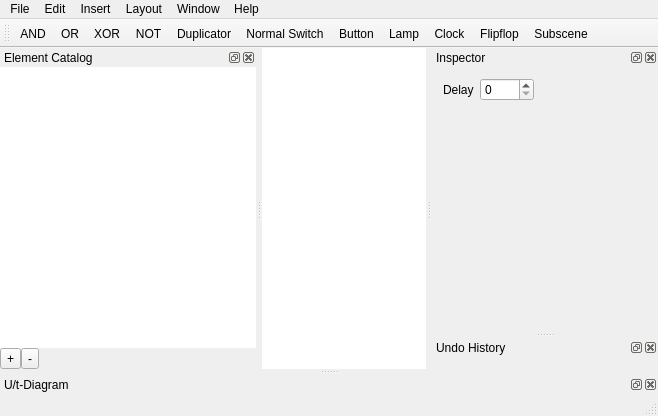
<?xml version="1.0" encoding="UTF-8"?>
<ui version="4.0">
 <class>MainWindow</class>
 <widget class="QMainWindow" name="MainWindow">
  <property name="geometry">
   <rect>
    <x>0</x>
    <y>0</y>
    <width>658</width>
    <height>416</height>
   </rect>
  </property>
  <property name="windowTitle">
   <string>Gatter</string>
  </property>
  <property name="unifiedTitleAndToolBarOnMac">
   <bool>true</bool>
  </property>
  <widget class="QWidget" name="centralWidget">
   <layout class="QVBoxLayout" name="verticalLayout">
    <property name="spacing">
     <number>0</number>
    </property>
    <property name="margin">
     <number>0</number>
    </property>
    <item>
     <widget class="GraphicsView" name="graphicsView">
      <property name="contextMenuPolicy">
       <enum>Qt::ActionsContextMenu</enum>
      </property>
      <property name="frameShape">
       <enum>QFrame::NoFrame</enum>
      </property>
      <property name="frameShadow">
       <enum>QFrame::Plain</enum>
      </property>
      <property name="renderHints">
       <set>QPainter::Antialiasing|QPainter::HighQualityAntialiasing|QPainter::TextAntialiasing</set>
      </property>
      <property name="dragMode">
       <enum>QGraphicsView::RubberBandDrag</enum>
      </property>
      <property name="cacheMode">
       <set>QGraphicsView::CacheBackground</set>
      </property>
      <property name="transformationAnchor">
       <enum>QGraphicsView::AnchorUnderMouse</enum>
      </property>
      <property name="resizeAnchor">
       <enum>QGraphicsView::AnchorUnderMouse</enum>
      </property>
      <property name="viewportUpdateMode">
       <enum>QGraphicsView::SmartViewportUpdate</enum>
      </property>
      <property name="rubberBandSelectionMode">
       <enum>Qt::ContainsItemShape</enum>
      </property>
     </widget>
    </item>
   </layout>
  </widget>
  <widget class="QMenuBar" name="menuBar">
   <property name="geometry">
    <rect>
     <x>0</x>
     <y>0</y>
     <width>658</width>
     <height>22</height>
    </rect>
   </property>
   <widget class="QMenu" name="menuFile">
    <property name="title">
     <string>File</string>
    </property>
    <addaction name="actionNew"/>
    <addaction name="actionOpen"/>
    <addaction name="actionRecent_Files"/>
    <addaction name="separator"/>
    <addaction name="actionSave"/>
    <addaction name="actionSave_As"/>
    <addaction name="separator"/>
    <addaction name="actionClose"/>
   </widget>
   <widget class="QMenu" name="menuEdit">
    <property name="title">
     <string>Edit</string>
    </property>
    <addaction name="separator"/>
    <addaction name="actionCut"/>
    <addaction name="actionCopy"/>
    <addaction name="actionPaste"/>
    <addaction name="actionDelete"/>
    <addaction name="separator"/>
    <addaction name="actionSelectAll"/>
    <addaction name="separator"/>
    <addaction name="actionPreferences"/>
   </widget>
   <widget class="QMenu" name="menuInsert">
    <property name="title">
     <string>Insert</string>
    </property>
    <widget class="QMenu" name="menuGatter">
     <property name="title">
      <string>Gatter</string>
     </property>
     <addaction name="actionInsertAND"/>
     <addaction name="actionInsertOR"/>
     <addaction name="actionInsertXOR"/>
     <addaction name="actionInsertNOT"/>
     <addaction name="actionInsertFlipflop"/>
    </widget>
    <widget class="QMenu" name="menuInputs">
     <property name="title">
      <string>Inputs</string>
     </property>
     <addaction name="actionInsertSwitch"/>
     <addaction name="actionInsertButton"/>
     <addaction name="actionInsertClock"/>
    </widget>
    <widget class="QMenu" name="menuOutputs">
     <property name="title">
      <string>Outputs</string>
     </property>
     <addaction name="actionInsertLamp"/>
     <addaction name="actionInsertHexOutput"/>
    </widget>
    <addaction name="menuGatter"/>
    <addaction name="actionMultiplexer"/>
    <addaction name="menuInputs"/>
    <addaction name="menuOutputs"/>
    <addaction name="actionInsertSubscene"/>
    <addaction name="actionInsertDelay"/>
   </widget>
   <widget class="QMenu" name="menuWindow">
    <property name="title">
     <string>Window</string>
    </property>
   </widget>
   <widget class="QMenu" name="menuHelp">
    <property name="title">
     <string>Help</string>
    </property>
    <addaction name="actionAbout"/>
    <addaction name="actionHelp"/>
   </widget>
   <widget class="QMenu" name="menuLayout">
    <property name="title">
     <string>Layout</string>
    </property>
    <widget class="QMenu" name="menuLayoutSub">
     <property name="title">
      <string>Layout</string>
     </property>
     <addaction name="actionLayoutTop"/>
     <addaction name="actionLayoutMiddle"/>
     <addaction name="actionLayoutBottom"/>
     <addaction name="separator"/>
     <addaction name="actionLayoutLeft"/>
     <addaction name="actionLayoutCenter"/>
     <addaction name="actionLayoutRight"/>
    </widget>
    <widget class="QMenu" name="menuDistribute">
     <property name="title">
      <string>Distribute</string>
     </property>
     <addaction name="actionDistribute_Horizontal"/>
     <addaction name="actionDistribute_Vertical"/>
    </widget>
    <addaction name="menuLayoutSub"/>
    <addaction name="menuDistribute"/>
    <addaction name="actionRotate"/>
   </widget>
   <addaction name="menuFile"/>
   <addaction name="menuEdit"/>
   <addaction name="menuInsert"/>
   <addaction name="menuLayout"/>
   <addaction name="menuWindow"/>
   <addaction name="menuHelp"/>
  </widget>
  <widget class="QToolBar" name="mainToolBar">
   <property name="windowTitle">
    <string>Main Toolbar</string>
   </property>
   <property name="floatable">
    <bool>true</bool>
   </property>
   <attribute name="toolBarArea">
    <enum>TopToolBarArea</enum>
   </attribute>
   <attribute name="toolBarBreak">
    <bool>false</bool>
   </attribute>
   <addaction name="actionInsertAND"/>
   <addaction name="actionInsertOR"/>
   <addaction name="actionInsertXOR"/>
   <addaction name="actionInsertNOT"/>
   <addaction name="actionMultiplexer"/>
   <addaction name="actionInsertSwitch"/>
   <addaction name="actionInsertButton"/>
   <addaction name="actionInsertLamp"/>
   <addaction name="actionInsertClock"/>
   <addaction name="actionInsertFlipflop"/>
   <addaction name="actionInsertSubscene"/>
  </widget>
  <widget class="QStatusBar" name="statusBar"/>
  <widget class="QDockWidget" name="dockInspector">
   <property name="minimumSize">
    <size>
     <width>226</width>
     <height>102</height>
    </size>
   </property>
   <property name="features">
    <set>QDockWidget::AllDockWidgetFeatures</set>
   </property>
   <property name="windowTitle">
    <string>Inspector</string>
   </property>
   <attribute name="dockWidgetArea">
    <number>2</number>
   </attribute>
   <widget class="QWidget" name="dockWidgetContents">
    <layout class="QVBoxLayout" name="verticalLayout_2">
     <property name="margin">
      <number>0</number>
     </property>
     <item>
      <widget class="QScrollArea" name="scrollArea">
       <property name="minimumSize">
        <size>
         <width>200</width>
         <height>0</height>
        </size>
       </property>
       <property name="frameShape">
        <enum>QFrame::NoFrame</enum>
       </property>
       <property name="frameShadow">
        <enum>QFrame::Plain</enum>
       </property>
       <property name="widgetResizable">
        <bool>true</bool>
       </property>
       <property name="alignment">
        <set>Qt::AlignLeading|Qt::AlignLeft|Qt::AlignTop</set>
       </property>
       <widget class="QWidget" name="scrollAreaWidgetContents">
        <property name="geometry">
         <rect>
          <x>0</x>
          <y>0</y>
          <width>226</width>
          <height>212</height>
         </rect>
        </property>
        <layout class="QVBoxLayout" name="verticalLayout_3">
         <item>
          <layout class="QFormLayout" name="globalOptions">
           <property name="fieldGrowthPolicy">
            <enum>QFormLayout::FieldsStayAtSizeHint</enum>
           </property>
           <item row="0" column="0">
            <widget class="QLabel" name="label">
             <property name="text">
              <string>Delay</string>
             </property>
            </widget>
           </item>
           <item row="0" column="1">
            <widget class="QSpinBox" name="spinDelay">
             <property name="maximum">
              <number>2000</number>
             </property>
            </widget>
           </item>
          </layout>
         </item>
         <item>
          <layout class="QFormLayout" name="selectionOptions">
           <property name="fieldGrowthPolicy">
            <enum>QFormLayout::FieldsStayAtSizeHint</enum>
           </property>
          </layout>
         </item>
         <item>
          <spacer name="verticalSpacer">
           <property name="orientation">
            <enum>Qt::Vertical</enum>
           </property>
           <property name="sizeHint" stdset="0">
            <size>
             <width>20</width>
             <height>113</height>
            </size>
           </property>
          </spacer>
         </item>
        </layout>
       </widget>
      </widget>
     </item>
    </layout>
   </widget>
  </widget>
  <widget class="QDockWidget" name="dockUTDiagram">
   <property name="windowTitle">
    <string>U/t-Diagram</string>
   </property>
   <attribute name="dockWidgetArea">
    <number>8</number>
   </attribute>
   <widget class="QWidget" name="dockWidgetContents_2"/>
  </widget>
  <widget class="QDockWidget" name="dockUndoView">
   <property name="windowTitle">
    <string>Undo History</string>
   </property>
   <attribute name="dockWidgetArea">
    <number>2</number>
   </attribute>
   <widget class="QWidget" name="dockWidgetContents_3"/>
  </widget>
  <widget class="QDockWidget" name="dockElementCatalog">
   <property name="windowTitle">
    <string>Element Catalog</string>
   </property>
   <attribute name="dockWidgetArea">
    <number>1</number>
   </attribute>
   <widget class="QWidget" name="dockWidgetContents_4">
    <layout class="QVBoxLayout" name="verticalLayout_4">
     <property name="spacing">
      <number>0</number>
     </property>
     <property name="margin">
      <number>0</number>
     </property>
     <item>
      <widget class="QTreeView" name="elementCatalog">
       <property name="frameShape">
        <enum>QFrame::NoFrame</enum>
       </property>
       <property name="lineWidth">
        <number>0</number>
       </property>
       <property name="editTriggers">
        <set>QAbstractItemView::EditKeyPressed|QAbstractItemView::SelectedClicked</set>
       </property>
       <property name="tabKeyNavigation">
        <bool>true</bool>
       </property>
       <property name="dragEnabled">
        <bool>true</bool>
       </property>
       <property name="dragDropMode">
        <enum>QAbstractItemView::DragDrop</enum>
       </property>
       <property name="defaultDropAction">
        <enum>Qt::MoveAction</enum>
       </property>
       <property name="alternatingRowColors">
        <bool>true</bool>
       </property>
       <property name="textElideMode">
        <enum>Qt::ElideMiddle</enum>
       </property>
       <property name="animated">
        <bool>true</bool>
       </property>
       <attribute name="headerVisible">
        <bool>false</bool>
       </attribute>
      </widget>
     </item>
     <item>
      <layout class="QHBoxLayout" name="horizontalLayout">
       <property name="spacing">
        <number>0</number>
       </property>
       <item>
        <widget class="QToolButton" name="toolAddTemplateFromFile">
         <property name="toolTip">
          <string>Add Template from File</string>
         </property>
         <property name="text">
          <string>+</string>
         </property>
         <property name="popupMode">
          <enum>QToolButton::InstantPopup</enum>
         </property>
        </widget>
       </item>
       <item>
        <widget class="QToolButton" name="toolRemoveTemplate">
         <property name="toolTip">
          <string>Remove selected Template</string>
         </property>
         <property name="text">
          <string>-</string>
         </property>
        </widget>
       </item>
       <item>
        <spacer name="horizontalSpacer">
         <property name="orientation">
          <enum>Qt::Horizontal</enum>
         </property>
         <property name="sizeHint" stdset="0">
          <size>
           <width>40</width>
           <height>20</height>
          </size>
         </property>
        </spacer>
       </item>
      </layout>
     </item>
    </layout>
   </widget>
  </widget>
  <action name="actionNew">
   <property name="text">
    <string>New</string>
   </property>
   <property name="shortcut">
    <string>Ctrl+N</string>
   </property>
  </action>
  <action name="actionClose">
   <property name="text">
    <string>Close</string>
   </property>
   <property name="shortcut">
    <string>Ctrl+W</string>
   </property>
  </action>
  <action name="actionSave">
   <property name="text">
    <string>Save</string>
   </property>
   <property name="shortcut">
    <string>Ctrl+S</string>
   </property>
  </action>
  <action name="actionSave_As">
   <property name="text">
    <string>Save As</string>
   </property>
   <property name="shortcut">
    <string>Ctrl+Shift+S</string>
   </property>
  </action>
  <action name="actionOpen">
   <property name="text">
    <string>Open</string>
   </property>
   <property name="shortcut">
    <string>Ctrl+O</string>
   </property>
  </action>
  <action name="actionCopy">
   <property name="text">
    <string>Copy</string>
   </property>
   <property name="shortcut">
    <string>Ctrl+C</string>
   </property>
  </action>
  <action name="actionCut">
   <property name="text">
    <string>Cut</string>
   </property>
   <property name="shortcut">
    <string>Ctrl+X</string>
   </property>
  </action>
  <action name="actionPaste">
   <property name="text">
    <string>Paste</string>
   </property>
   <property name="shortcut">
    <string>Ctrl+V</string>
   </property>
  </action>
  <action name="actionDelete">
   <property name="text">
    <string>Delete</string>
   </property>
   <property name="shortcut">
    <string>Backspace</string>
   </property>
  </action>
  <action name="actionUndo">
   <property name="text">
    <string>Undo</string>
   </property>
   <property name="shortcut">
    <string>Ctrl+Z</string>
   </property>
  </action>
  <action name="actionRedo">
   <property name="text">
    <string>Redo</string>
   </property>
   <property name="shortcut">
    <string>Ctrl+Y</string>
   </property>
  </action>
  <action name="actionRecent_Files">
   <property name="text">
    <string>Recent Files</string>
   </property>
  </action>
  <action name="actionPreferences">
   <property name="text">
    <string>Preferences …</string>
   </property>
   <property name="shortcut">
    <string>Ctrl+,</string>
   </property>
   <property name="menuRole">
    <enum>QAction::PreferencesRole</enum>
   </property>
  </action>
  <action name="actionAbout">
   <property name="text">
    <string>About</string>
   </property>
  </action>
  <action name="actionHelp">
   <property name="text">
    <string>Help</string>
   </property>
  </action>
  <action name="actionInsertAND">
   <property name="text">
    <string>AND</string>
   </property>
   <property name="shortcut">
    <string>Ctrl+Shift+A</string>
   </property>
  </action>
  <action name="actionInsertOR">
   <property name="text">
    <string>OR</string>
   </property>
   <property name="shortcut">
    <string>Ctrl+Shift+O</string>
   </property>
  </action>
  <action name="actionInsertXOR">
   <property name="text">
    <string>XOR</string>
   </property>
   <property name="shortcut">
    <string>Ctrl+Shift+X</string>
   </property>
  </action>
  <action name="actionInsertNOT">
   <property name="text">
    <string>NOT</string>
   </property>
   <property name="shortcut">
    <string>Ctrl+Shift+N</string>
   </property>
  </action>
  <action name="actionMultiplexer">
   <property name="text">
    <string>Duplicator</string>
   </property>
   <property name="toolTip">
    <string>Duplicator</string>
   </property>
   <property name="shortcut">
    <string>Ctrl+Shift+D</string>
   </property>
  </action>
  <action name="actionInsertSwitch">
   <property name="icon">
    <iconset resource="../res.qrc">
     <normaloff>:/icons/toolbar/switch.png</normaloff>:/icons/toolbar/switch.png</iconset>
   </property>
   <property name="text">
    <string>Normal Switch</string>
   </property>
  </action>
  <action name="actionInsertLamp">
   <property name="icon">
    <iconset resource="../res.qrc">
     <normaloff>:/icons/toolbar/lamp.png</normaloff>:/icons/toolbar/lamp.png</iconset>
   </property>
   <property name="text">
    <string>Lamp</string>
   </property>
  </action>
  <action name="actionInsertButton">
   <property name="icon">
    <iconset resource="../res.qrc">
     <normaloff>:/icons/toolbar/button.png</normaloff>:/icons/toolbar/button.png</iconset>
   </property>
   <property name="text">
    <string>Button</string>
   </property>
  </action>
  <action name="actionInsertClock">
   <property name="text">
    <string>Clock</string>
   </property>
  </action>
  <action name="actionLayoutLeft">
   <property name="text">
    <string>Left</string>
   </property>
  </action>
  <action name="actionLayoutCenter">
   <property name="text">
    <string>Center</string>
   </property>
  </action>
  <action name="actionLayoutRight">
   <property name="text">
    <string>Right</string>
   </property>
  </action>
  <action name="actionLayoutTop">
   <property name="text">
    <string>Top</string>
   </property>
  </action>
  <action name="actionLayoutMiddle">
   <property name="text">
    <string>Middle</string>
   </property>
  </action>
  <action name="actionLayoutBottom">
   <property name="text">
    <string>Bottom</string>
   </property>
  </action>
  <action name="actionDistribute_Horizontal">
   <property name="text">
    <string>Horizontal</string>
   </property>
  </action>
  <action name="actionDistribute_Vertical">
   <property name="text">
    <string>Vertical</string>
   </property>
  </action>
  <action name="actionInsertSubscene">
   <property name="text">
    <string>Subscene</string>
   </property>
  </action>
  <action name="actionInsertDelay">
   <property name="text">
    <string>Delay</string>
   </property>
  </action>
  <action name="actionInsertFlipflop">
   <property name="text">
    <string>Flipflop</string>
   </property>
  </action>
  <action name="actionInsertHexOutput">
   <property name="text">
    <string>Hex Output</string>
   </property>
  </action>
  <action name="actionSelectAll">
   <property name="text">
    <string>Select All</string>
   </property>
   <property name="shortcut">
    <string>Ctrl+A</string>
   </property>
  </action>
  <action name="actionRotate">
   <property name="text">
    <string>Rotate</string>
   </property>
   <property name="shortcut">
    <string>Ctrl+R</string>
   </property>
  </action>
 </widget>
 <layoutdefault spacing="6" margin="11"/>
 <customwidgets>
  <customwidget>
   <class>GraphicsView</class>
   <extends>QGraphicsView</extends>
   <header>src/scene/graphicsview.h</header>
  </customwidget>
 </customwidgets>
 <resources>
  <include location="../res.qrc"/>
 </resources>
 <connections/>
</ui>
